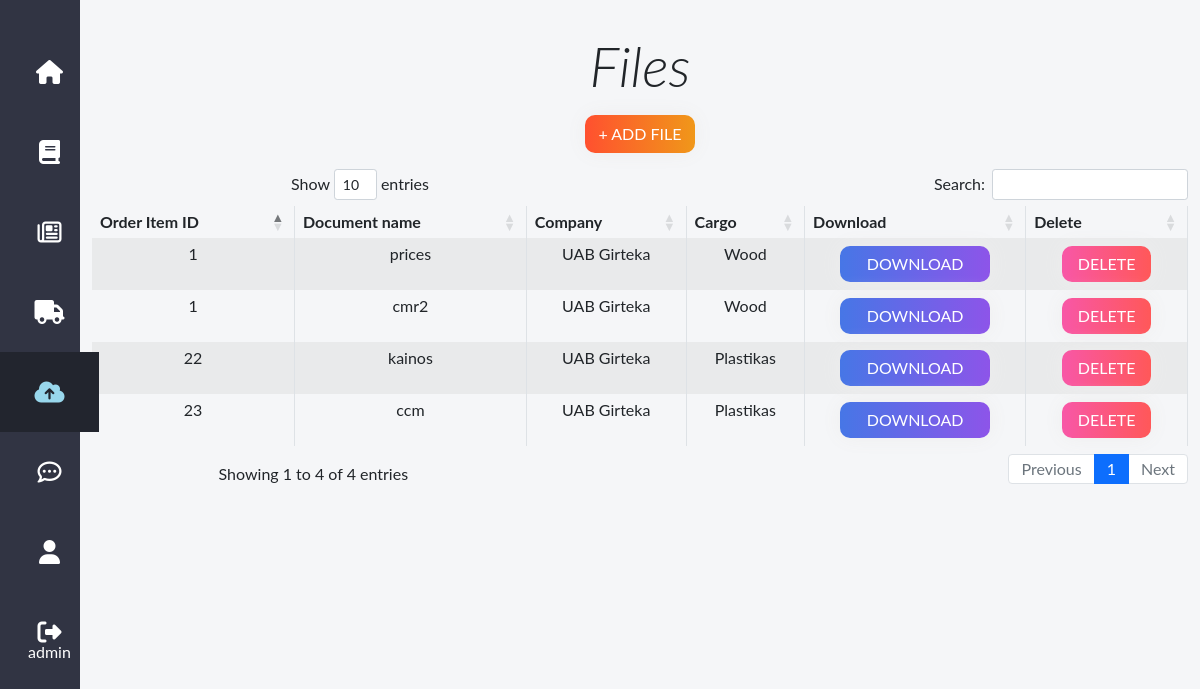
The app's page /uploads/ (signed in), older data.
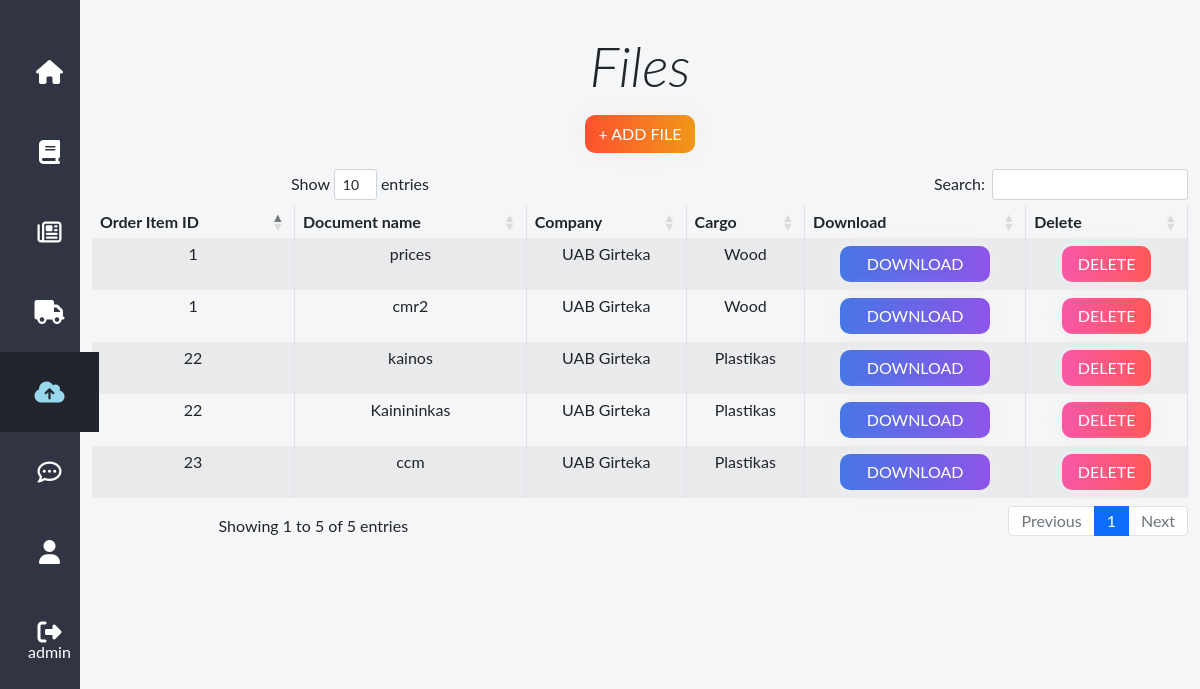
The same page, newer data.
### transport/models.py (models this page shows, shortened)
class Upload(models.Model):
    order_item = models.ForeignKey(OrderItem, on_delete=models.SET_NULL, blank=True, null=True)
    file = models.FileField(upload_to="files", blank=True, null=True)
    name = models.CharField(max_length=200, blank=True, null=True)

class OrderItem(models.Model):
    cargo = models.ForeignKey(Cargo, on_delete=models.SET_NULL, blank=True, null=True)
    order = models.ForeignKey(Order, on_delete=models.SET_NULL, blank=True, null=True)
    truck = models.ForeignKey(Truck, on_delete=models.SET_NULL, blank=True, null=True)
    trailer = models.ForeignKey(Trailer, on_delete=models.SET_NULL, blank=True, null=True)
    driver = models.ForeignKey(Driver, on_delete=models.SET_NULL, blank=True, null=True)
    delivery_address = models.ForeignKey(DeliveryAddress, on_delete=models.SET_NULL, blank=True, null=True)
    date_delivery = models.DateField("Date Delivery", null=True, blank=True)
    date_loading = models.DateField("Date Loading", null=True, blank=True)
    delivery_price = models.FloatField(null=True, blank=True)
    quantity = models.IntegerField(default=1, null=True, blank=True)
    information = models.TextField(max_length=200, null=True, blank=True)
    delivery_status = (
        ('N', "Not yet ordered"),
        ('O', "Order accepted"),
        ('C', "Carried out"),
        ('F', "Order finished"),
    )
    status = models.CharField(
        max_length=1,
        choices=delivery_status,
        blank=True,
        default='N',
        help_text="Status",
    )
    class Meta:
        verbose_name = "Order Item"
        verbose_name_plural = "Order Items"

class Order(models.Model):
    def number_default_function():
        timestamp = str(datetime.datetime.now().timestamp())
        invoice = timestamp.split(".")[0] + timestamp.split(".")[1]
        return invoice
    customer = models.ForeignKey(Customer, on_delete=models.CASCADE, blank=True, null=True)
    date_ordered = models.DateField("Invoice issued", null=True, blank=True)
    invoice = models.CharField(max_length=100, null=True, blank=True, default=number_default_function)
    class Meta:
        verbose_name = "Order"
        verbose_name_plural = "Orders"

class Customer(models.Model):
    name = models.CharField(max_length=200, null=True, blank=True)
    surname = models.CharField(max_length=200, null=True, blank=True)
    phone = models.IntegerField(null=True, blank=True)
    email = models.EmailField(max_length=200, null=True)
    address = models.CharField(max_length=200, null=True, blank=True)
    company = models.CharField(max_length=200, null=True, blank=True)
    class Meta:
        verbose_name = "Customer"
        verbose_name_plural = "Customers"

class Cargo(models.Model):
    cargo = models.CharField(max_length=200, null=True, blank=True)
    weight = models.FloatField(null=True, blank=True)
    dangerous = models.BooleanField(default=False, null=True, blank=True)
    dimensions = models.CharField(max_length=200, null=True, blank=True)
    information = models.TextField(max_length=200, null=True, blank=True)
    class Meta:
        verbose_name = "Cargo"
        verbose_name_plural = "Cargoes"

### transport/views.py (the view)
# urls.py: path('uploads/', views.UploadsListView.as_view(), name='uploads'),
class UploadsListView(LoginRequiredMixin, ListView):
    model = Upload
    context_object_name = 'files'
    template_name = 'uploads.html'

### transport/templates/uploads.html (shortened to what this page needs)
{% extends "base.html" %}
{% load crispy_forms_tags %}
{% block content %}
    <div>
    <div class="container mb-3 mt-3">
        <p class="display-4" style="font-style:italic;">Files</p>
        <a class="btn btn-create" href="{% url 'add_file' %}">+ Add File</a>
    </div>
    <div class="container mb-3 mt-3">
       <table class="table table-striped table-bordered myDataTable stripe " style="width:100%">
        <thead>
            <tr>
                <th>Order Item ID</th>
                <th>Document name</th>
                <th>Company</th>
                <th>Cargo</th>
                <th>Download</th>
                <th>Delete</th>
            </tr>
        </thead>
        <tbody>
            {% for file in files  %}
            <tr>
                <td>{{file.order_item.id}}</td>
                <td>{{file.name }}</td>
                <td>{{file.order_item.order.customer.company}}</td>
                <td>{{file.order_item.cargo.cargo }}</td>
                <td>
                    {% if file.file %}
                    <a class="btn btn-grad mx-auto" href="{{ file.file.url }}"  style="max-width:150px;">Download</a>
                    {% endif %}
                </td>
                <td>
                    <form method="POST" action="{% url 'delete_item' file.pk %}">
                    <button class="btn btn-grad btn-delete mx-auto" type="submit" style="max-width:150px;">Delete</button>
                    </form>
                </td>
            </tr>
            {% endfor %}
        </tbody>
    </table>
    </div>
 </div>
{% endblock content %}

### transport/templates/base.html (shortened to what this page needs)
<!DOCTYPE html>
{% load static %}
<html lang="en">
<head>
    <link href="https://cdn.jsdelivr.net/npm/bootstrap@5.0.2/dist/css/bootstrap.min.css" rel="stylesheet">
	<link href="https://cdn.datatables.net/1.11.5/css/dataTables.bootstrap4.min.css"  rel="stylesheet">
    <link rel="stylesheet" type="text/css" href="{% static 'css/styles.css' %}?{% now 'U' %}">
</head>
<body>
<nav class="sidebar-navigation navbar-expand-sm" style="z-index:100;">
	<div style="text-align:center; padding:1em 0;">
	</div>
	<div class="collapse navbar-collapse" id="navbarNavDropdown">
	<ul style="padding-left: 0px;">
		<li name="home">
			<a href="{% url 'home' %}"><i class="fa fa-home"></i></a>
		</li>
		{% if user.is_authenticated %}
		<li name="orders">
			<a href="{% url 'orders' %}"><i class="fa fa-book"></i></a>
		</li>
		<li name="order_lines">
			<a href="{% url 'order_lines' %}"><i class="fa fa-newspaper-o"></i></a>
		</li>
		<li name="links">
			<a href="{% url 'links' %}"><i class="fa fa-truck"></i></a>
		</li>
		<li name="uploads">
			<a href="{% url 'uploads' %}"><i class="fa fa-cloud-upload"></i></a>
		</li>
		<li name="messages">
			<a href="{% url 'messages'%}"><i class="fa fa-commenting-o"></i></a>
		</li>
		<li name="profile">
			<a href="{% url 'profile'%}"><i class="fa fa-user"></i></a>
		</li>
		{% endif %}
		<li name="login">
			{% if user.is_authenticated %}
			<a href="{% url 'logout'%}?next=/home"><i class="fa fa-sign-out"></i></a>
			{{ user.get_username }}
			{% else %}
			<a href="{% url 'login'%}?next={{request.path}}"><i class="fa fa-sign-in"></i></a>
			<span class="tooltip">Log In</span>
			{% endif %}
		</li>
	</ul>
	</div>
    </nav>
        <div class="my-container">
            <br>
            {% block content %}
            {% endblock content %}
        </div>
</body>
</html>

### static/css/styles.css (style rules this page uses)
* { margin: 0; padding: 0; box-sizing: border-box; list-style: none; font-family: "Lato", sans-serif; line-height: 1; }
body { background-color: #f5f6f8; }
.sidebar-navigation { display: inline; position: fixed; min-height: 100vh; width: 80px; background-color: #313443; }
.sidebar-navigation ul { text-align: center; color: white; margin: 0 auto; }
.sidebar-navigation ul li { padding: 28px 28px; cursor: pointer; }
.sidebar-navigation ul li i { display: block; font-size: 24px; }
.sidebar-navigation ul li.active { background-color: #22252e; margin: 0 auto; }
.sidebar-navigation ul li.active i { color: #98d7ec; }
a { text-decoration:none; color:#fff; }
.my-container { font-family: 'Roboto', sans-serif; font-weight: 400; overflow: hidden; margin-left:80px; text-align:center; }
.btn-grad { background-image: linear-gradient(to right, #4776E6 0%, #8E54E9 51%, #4776E6 100%) }
.btn-grad { padding: 5px 15px; text-align: center; text-transform: uppercase; transition: 0.5s; background-size: 200% auto; color: white; box-shadow: 0 0 20px #eee; border-radius: 10px; display: block; }
.btn-create { background-image: linear-gradient(to right, #FF512F 0%, #F09819 51%, #FF512F 100%) }
.btn-create { max-width:150px; margin:0; text-align: center; text-transform: uppercase; transition: 0.5s; background-size: 200% auto; color: white; box-shadow: 0 0 20px #eee; border-radius: 10px; display: inline-block; }
.btn-delete { background-image: linear-gradient(to right, #f857a6 0%, #ff5858 51%, #f857a6 100%) }

Row changes from the older to the newer data that the page shows:
added Upload: order_item.id "22", name "Kainininkas", order_item.order.customer.company "UAB Girteka", order_item.cargo.cargo "Plastikas"
Text that changed along with them:
text written by a page script: "Show entries Search: Showing 1 to 4 of 4 entries Previous 1 Next" → "Show entries Search: Showing 1 to 5 of 5 entries Previous 1 Next"
